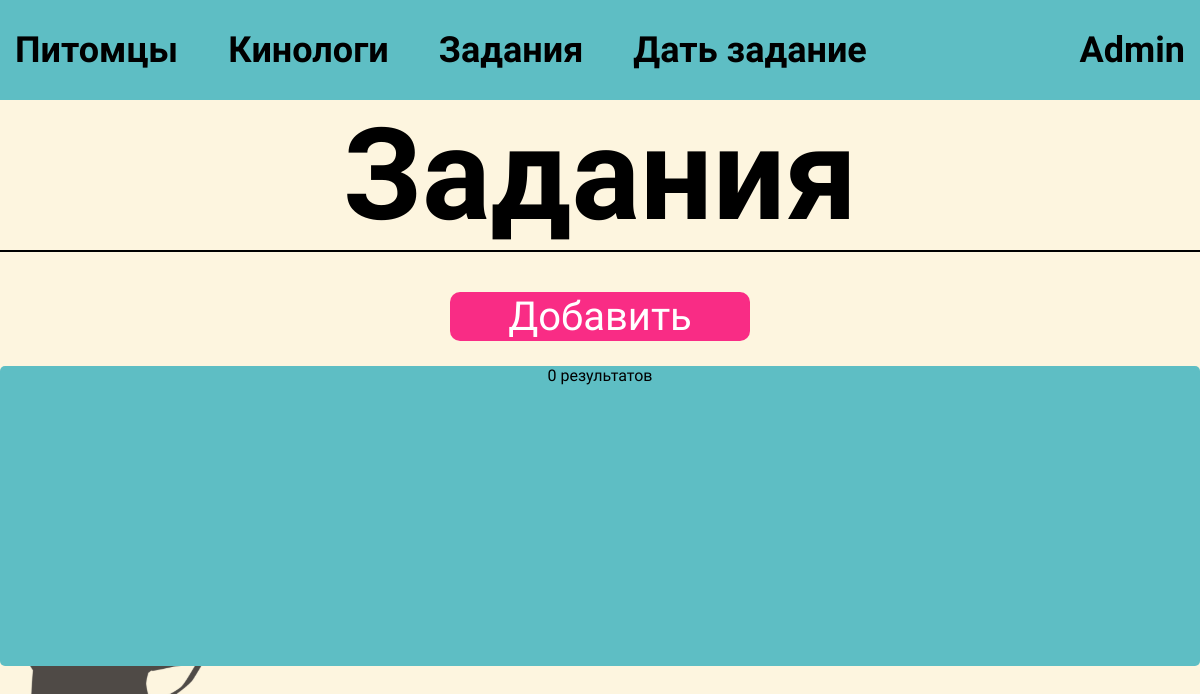
/tasks.php (signed in), run on an earlier commit of the app's database.
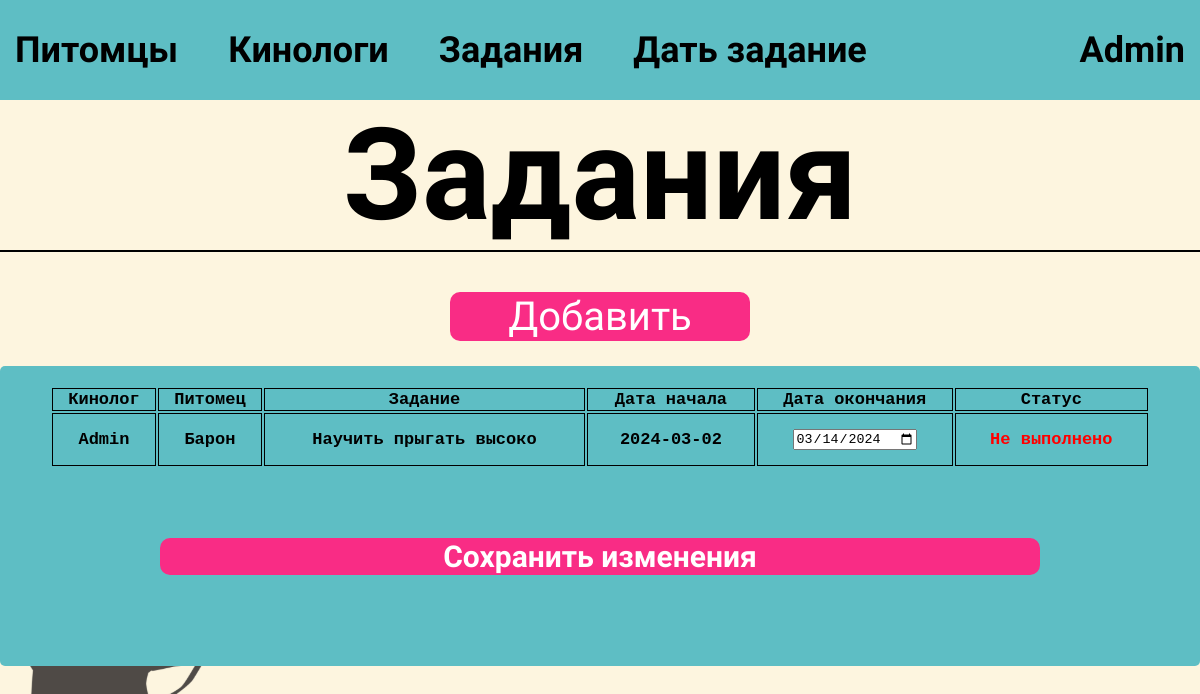
And on a later commit of the database.
### tables this page shows
CREATE TABLE `Training` (
  `id` int NOT NULL,
  `dog_id` int NOT NULL,
  `handler_id` int NOT NULL,
  `task` varchar(255) DEFAULT NULL,
  `start_date` date DEFAULT NULL,
  `end_date` date DEFAULT NULL,
  `status` tinyint NOT NULL
);

CREATE TABLE `Users` (
  `UserID` int NOT NULL,
  `Name` varchar(100) NOT NULL,
  `DateOfBirth` date DEFAULT NULL,
  `Experience` int DEFAULT NULL,
  `PhoneNumber` varchar(20) DEFAULT NULL,
  `Address` varchar(255) DEFAULT NULL,
  `PhotoPath` varchar(255) DEFAULT NULL,
  `IsAdmin` tinyint(1) NOT NULL DEFAULT '0',
  `Login` varchar(50) NOT NULL,
  `Password` varchar(100) NOT NULL
);

CREATE TABLE `Dogs` (
  `id` int NOT NULL,
  `name` varchar(50) DEFAULT NULL,
  `breed` varchar(50) DEFAULT NULL,
  `birth` date DEFAULT NULL,
  `training_goals` text,
  `features` varchar(255) DEFAULT NULL
);

### tasks.php (the view, shortened to what this page needs)
<!DOCTYPE html>
<html lang="en">
<head>
  <link rel="stylesheet" href="style.css" />
</head>
<body>
  <header class="admin_header">
    <div class="toolbar">
      <a href="pets.php">Питомцы</a>
      <a href="users.php">Кинологи</a>
      <a href="tasks.php">Задания</a>
      <a href="admin_home.php">Дать задание</a>
    </div>
    <p class="username"><?php echo $_SESSION['username']; ?></p>
  </header>
    <div class="pets_content">
    <p class="title_content">
    Задания
    </p>
    <hr style="border: 1px solid black;">
    <button class="btn_href-pets" onclick="document.location='admin_home.php'">Добавить</button>
    <div class="table_pets">
    <?php
    include 'config.php';
$sql = "SELECT `dog_id`, `handler_id`, `task`, `start_date`, `end_date`, `status` FROM `Training`";
$result = $conn->query($sql);
if ($result->num_rows > 0) {
    echo "<form action='" . htmlspecialchars($_SERVER["PHP_SELF"]) . "' method='post'>";
    echo "<table class='table_pets-table' border='0'>";
    echo "<tr class='tr_pets'>
    <th class='fourteen_none_display'>Кинолог</th>
    <th>Питомец</th>
    <th>Задание</th>
    <th class='seventeen_none_display'>Дата начала</th>
    <th class='seventeen_none_display'>Дата окончания</th>
    <th class='seventeen_none_display'>Статус</th>
    </tr>";
    while($row = $result->fetch_assoc()) {
        $handler_id = $row["handler_id"];
        $sql_handler = "SELECT `Name` FROM `Users` WHERE `UserID` = '$handler_id'";
        $result_handler = $conn->query($sql_handler);
        $handler_name = "";
        if ($result_handler->num_rows > 0) {
            $row_handler = $result_handler->fetch_assoc();
            $handler_name = $row_handler["Name"];
        }
        $dog_id = $row["dog_id"];
        $sql_dog = "SELECT `name` FROM `Dogs` WHERE `id` = '$dog_id'";
        $result_dog = $conn->query($sql_dog);
        $dog_name = "";
        if ($result_dog->num_rows > 0) {
            $row_dog = $result_dog->fetch_assoc();
            $dog_name = $row_dog["name"];
        }
        $status = $row["status"];
        $status_text = "";
        $status_class = "";
        if ($status == 0) {
          $status_text = "Не выполнено";
          $status_class = "not-completed";
        } else {
          $status_text = "Выполнено";
          $status_class = "completed";
        }
        echo "<tr>";
        echo "<td class='td_pets fourteen_none_display'>" . $handler_name . "</td>";
        echo "<td class='td_pets'>" . $dog_name . "</td>";
        echo "<td class='td_pets'>" . $row["task"] . "</td>";
        echo "<td class='td_pets seventeen_none_display'>" . $row["start_date"] . "</td>";
        echo "<td class='td_pets seventeen_none_display'><input type='date' name='end_date[" . $row['dog_id'] . "]' value='" . $row["end_date"] . "'></td>";
        echo "<td class='td_pets " . $status_class . " seventeen_none_display'>" . $status_text . "</td>";
        echo "</tr>";
    }
    echo "</table>";
    echo "<div class='save_button seventeen_none_display'>
            <button type='submit' name='save_changes' >Сохранить изменения</button>
          </div>";
    echo "</form>";
} else {
    echo "0 результатов";
}
?>
    </div>
    </div>
  </body>
</html>

What changed in the data, as far as the page shows it:
added training: handler.Name "Admin", dog.name "Барон", task "Научить прыгать высоко", start_date "2024-03-02", end_date "03/14/2024", status "Не выполнено"
Also different on the page:
text no longer shown: "0 результатов"
text now shown: "Кинолог Питомец Задание Дата начала Дата окончания Статус Сохранить изменения"
